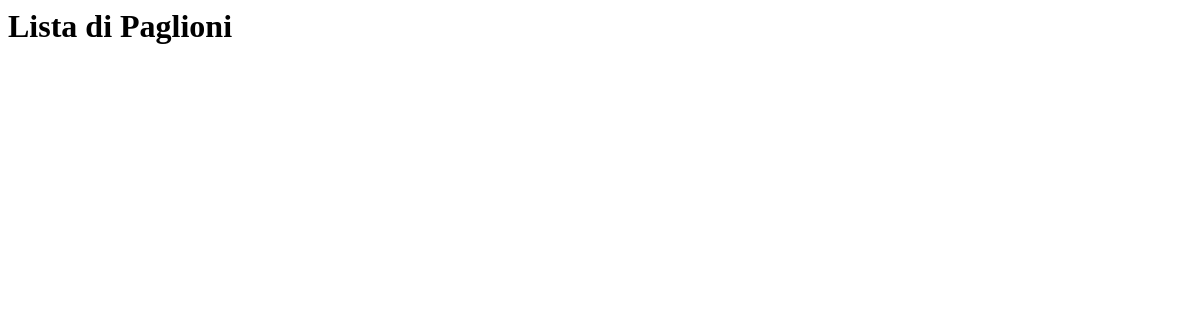
/prenotazioni/paglioni/, run on an earlier commit of the app's database.
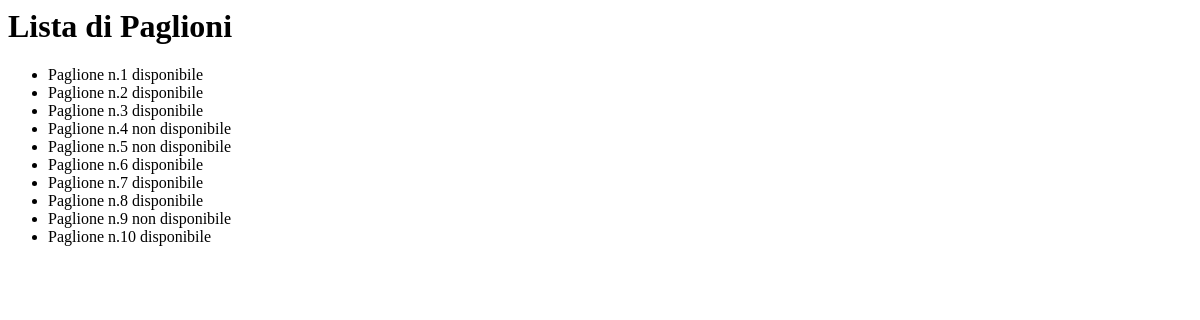
And on a later commit of the database.
### prenotazioni/models.py (models this page shows)
class Paglione(models.Model):
    attivo = models.BooleanField(default=True)
    def __str__(self):
        return "Paglione n." + str(self.id) + " " + ("non" if not self.attivo else "") + " disponibile"
    class Meta:
        verbose_name_plural = "Paglioni"

### prenotazioni/views.py (the view)
# urls.py: path('paglioni/', PaglioneListView.as_view(), name='paglione_list'),
class PaglioneListView(ListView):
    model = Paglione
    template_name = 'paglione_list.html'
    context_object_name = 'paglioni'

### prenotazioni/templates/prenotazioni/paglione_list.html
{% block content %}
    <h1>Lista di Paglioni</h1>
    <ul>
    {% for paglione in paglioni %}
        <li>{{ paglione }}</li>
    {% endfor %}
    </ul>
{% endblock %}

What changed in the data, as far as the page shows it:
added Paglione: id+attivo "Paglione n.1 disponibile"
added Paglione: id+attivo "Paglione n.2 disponibile"
added Paglione: id+attivo "Paglione n.3 disponibile"
added Paglione: id+attivo "Paglione n.4 non disponibile"
added Paglione: id+attivo "Paglione n.5 non disponibile"
added Paglione: id+attivo "Paglione n.6 disponibile"
added Paglione: id+attivo "Paglione n.7 disponibile"
added Paglione: id+attivo "Paglione n.8 disponibile"
added Paglione: id+attivo "Paglione n.9 non disponibile"
added Paglione: id+attivo "Paglione n.10 disponibile"
